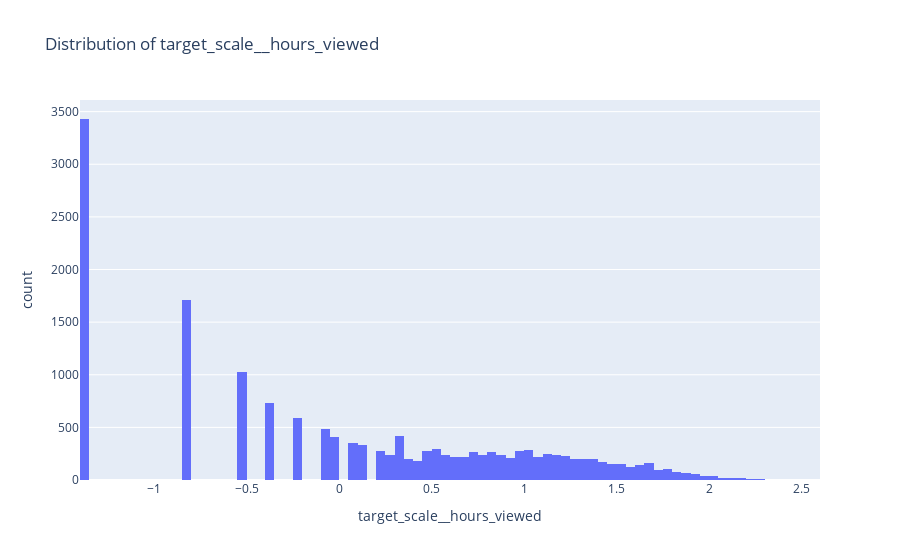

This figure's notebook cell:
### Markdown cell above
Target is very long tail / right skewed

### Code cell
visualize.col_histogram(df_transformed, 'target_scale__hours_viewed')

### Figure 1 — Plotly figure (JSON) as saved in the notebook; plotly's stock layout.template omitted (floating-point values rounded to 4 significant figures; data arrays with more than 128 entries replaced by an {"elided": "..."} marker saying what was removed)
{"data": [{"alignmentgroup": "True", "bingroup": "x", "hovertemplate": "target_scale__hours_viewed=%{x}<br>count=%{y}<extra></extra>", "legendgroup": "", "marker": {"color": "#636efa", "pattern": {"shape": ""}}, "name": "", "offsetgroup": "", "orientation": "v", "showlegend": false, "type": "histogram", "x": {"elided": "16392 float values"}, "xaxis": "x", "yaxis": "y"}], "layout": {"barmode": "relative", "legend": {"tracegroupgap": 0}, "title": {"text": "Distribution of target_scale__hours_viewed"}, "xaxis": {"anchor": "y", "domain": [0, 1], "title": {"text": "target_scale__hours_viewed"}}, "yaxis": {"anchor": "x", "domain": [0, 1], "title": {"text": "count"}}}}
